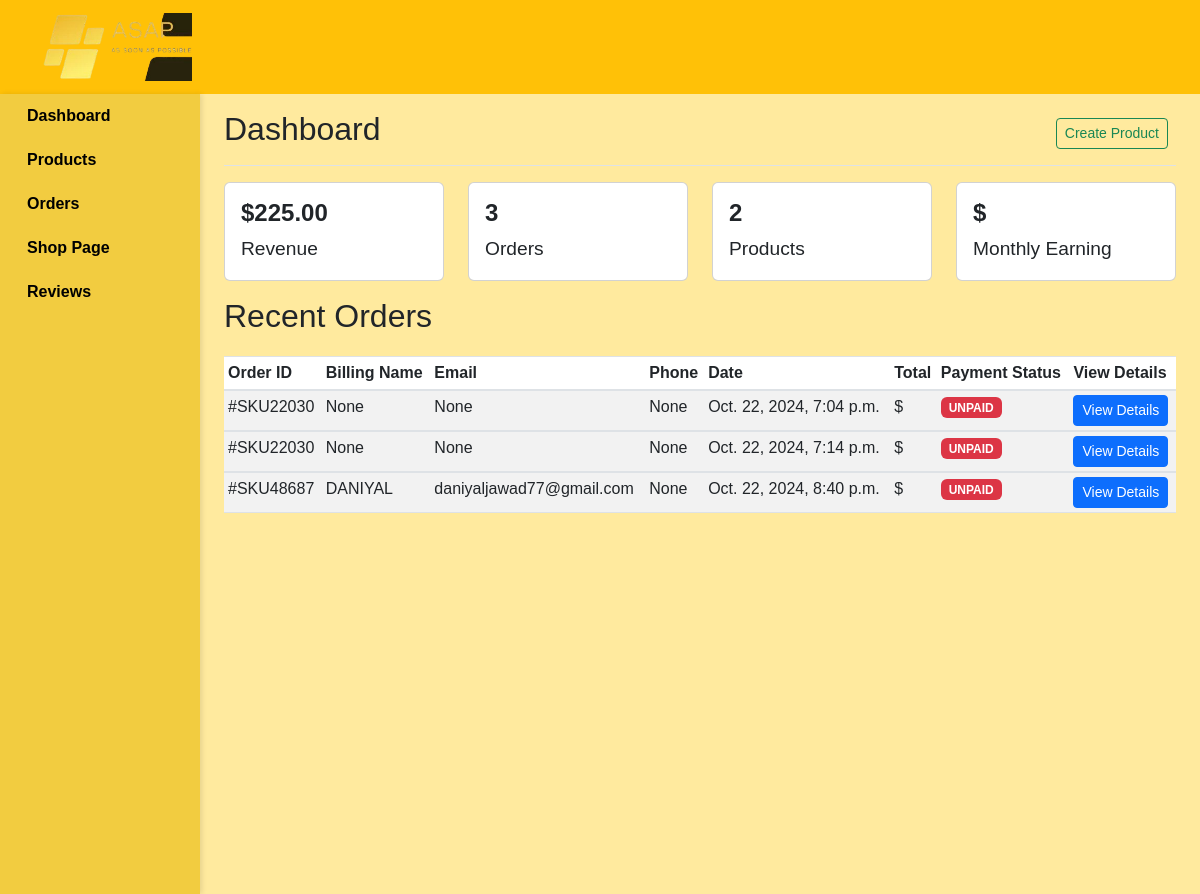
The page /useradmin/dashboard/ on the database its author committed.
### core/models.py (models this page shows)
class CartOrder(models.Model):
    user = models.ForeignKey(User, on_delete=models.CASCADE)
    full_name = models.CharField(max_length=100, null=True)
    email = models.CharField(max_length=100, null=True)
    phone = models.CharField(max_length=100, null=True)
    address = models.CharField(max_length=100, null=True)
    city = models.CharField(max_length=100, null=True)
    state = models.CharField(max_length=100, null=True)
    country = models.CharField(max_length=100, null=True)
    price = models.DecimalField(max_digits=12, decimal_places=2, default="1.99")
    paid_status = models.BooleanField(default=False)
    order_date = models.DateTimeField(auto_now_add = True)
    product_status = models.CharField(choices=STATUS_CHOICE, max_length=30, default="processing", null=True, blank=True)
    sku = ShortUUIDField(null=True, blank=True, length = 5, prefix="SKU", max_length=20, alphabet="1234567890")
    oid = ShortUUIDField(null=True, blank=True, length = 5, max_length=20, alphabet="1234567890")
    class Meta:
        verbose_name_plural = "Cart Order"

### useradmin/views.py (the view)
# urls.py: path("dashboard/", views.dashboard, name="dashboard"),
def dashboard(request):
    revenue = CartOrder.objects.aggregate(price=Sum("price"))
    total_orders_count = CartOrder.objects.all()
    all_products = Product.objects.all()
    all_categories = Category.objects.all()
    new_customers = User.objects.all().order_by("-id")
    latest_orders = CartOrder.objects.all()
    this_month = datetime.datetime.now().month
    monthly_revenue = CartOrder.objects.filter(order_date__month=this_month).aggregate(price=Sum("price"))
    context = {
        "revenue": revenue,
        "total_orders_count": total_orders_count,
        "all_products": all_products,
        "all_categories": all_categories,
        "new_customers": new_customers,
        "latest_orders": latest_orders,
        "monthly_revenue": monthly_revenue,
    }
    return render(request, "useradmin/dashboard.html", context)

### templates/useradmin/dashboard.html (shortened to what this page needs)
{% load static %}
<!DOCTYPE html>
<html lang="en">
<head>
    <link href="https://cdn.jsdelivr.net/npm/bootstrap@5.3.0-alpha1/dist/css/bootstrap.min.css" rel="stylesheet">
    <link rel="stylesheet" href="{% static 'assets/css/dashboard.css' %}">
    <link href="https://stackpath.bootstrapcdn.com/bootstrap/4.5.2/css/bootstrap.min.css" rel="stylesheet">
    <link rel="stylesheet" href="https://cdnjs.cloudflare.com/ajax/libs/font-awesome/5.15.3/css/all.min.css">
    <link href="https://cdn.jsdelivr.net/npm/bootstrap@5.3.0-alpha1/dist/css/bootstrap.min.css" rel="stylesheet">
    <link rel="stylesheet" href="{%  static 'assets/css/product-details.css'  %}">
    <link rel="stylesheet" href="https://cdnjs.cloudflare.com/ajax/libs/font-awesome/6.0.0-beta3/css/all.min.css">
    <link rel="stylesheet" href="{% static 'assets/css/main.css' %}" />
</head>
<body>
  <nav class="navbar navbar-expand-lg navbar-dark" style="background-color: #ffc107!important;">
    <div class="container">
      <a class="navbar-brand" href="#"><img src="{% static 'assets/images/logo.png' %}" alt="Logo"
          style="width: 150px;"></a>
      </div>
  </nav>
    <div class="container-fluid">
        <div class="row">
<nav class="col-md-2 d-none d-md-block sidebar" style="background-color: #f2cc40;">
    <div class="position-sticky">
        <ul class="nav flex-column">
            <li class="nav-item">
                <a class="nav-link active" href="{% url 'useradmin:dashboard' %}" style="font-weight: bold; color: black; padding: 10px 15px;">
                    Dashboard
                </a>
            </li>
            <li class="nav-item">
                <a class="nav-link" href="{% url 'useradmin:products' %}" style="font-weight: bold; color: black; padding: 10px 15px;">
                    Products
                </a>
            </li>
            <li class="nav-item">
                <a class="nav-link" href="{% url 'useradmin:orders' %}" style="font-weight: bold; color: black; padding: 10px 15px;">
                    Orders
                </a>
            </li>
            <li class="nav-item">
                <a class="nav-link" href="#" style="font-weight: bold; color: black; padding: 10px 15px;">
                    Shop Page
                </a>
            </li>
            <li class="nav-item">
                <a class="nav-link" href="#" style="font-weight: bold; color: black; padding: 10px 15px;">
                    Reviews
                </a>
            </li>
        </ul>
    </div>
</nav>
            <main class="col-md-9 ms-sm-auto col-lg-10 px-md-4">
                <div class="d-flex justify-content-between flex-wrap flex-md-nowrap align-items-center pt-3 pb-2 mb-3 border-bottom">
                    <h1 class="h2">Dashboard</h1>
                    <div class="btn-toolbar mb-2 mb-md-0">
                        <div class="btn-group me-2">
                            <a href="{% url 'useradmin:add_products' %}" class="btn btn-sm btn-outline-success">Create Product</a>
                        </div>
                    </div>
                </div>
                <div class="row">
                    <div class="col-lg-3 col-md-6 mb-3">
                        <div class="card">
                            <div class="card-body">
                                <h5 class="card-title">${{revenue.price|floatformat:2}}</h5>
                                <p class="card-text">Revenue</p>
                            </div>
                        </div>
                    </div>
                    <div class="col-lg-3 col-md-6 mb-3">
                        <div class="card">
                            <div class="card-body">
                                <h5 class="card-title">{{total_orders_count.count}}</h5>
                                <p class="card-text">Orders</p>
                            </div>
                        </div>
                    </div>
                    <div class="col-lg-3 col-md-6 mb-3">
                        <div class="card">
                            <div class="card-body">
                                <h5 class="card-title">{{all_products.count}}</h5>
                                <p class="card-text">Products</p>
                            </div>
                        </div>
                    </div>
                    <div class="col-lg-3 col-md-6 mb-3">
                        <div class="card">
                            <div class="card-body">
                                <h5 class="card-title">${{monthly_revenue.price|floatformat:2}}</h5>
                                <p class="card-text">Monthly Earning</p>
                            </div>
                        </div>
                    </div>
                </div>
                <h2>Recent Orders</h2>
                <div class="table-responsive">
                    <table class="table table-striped table-sm">
                        <thead>
                            <tr>
                                <th scope="col">Order ID</th>
                                <th scope="col">Billing Name</th>
                                <th scope="col">Email</th>
                                <th scope="col">Phone</th>
                                <th scope="col">Date</th>
                                <th scope="col">Total</th>
                                <th scope="col">Payment Status</th>
                                <th scope="col">View Details</th>
                            </tr>
                        </thead>
                        {% for l in latest_orders %}
                        <tbody>
                            <tr>
                                <td>#{{ l.sku }}</td>
                                <td>{{l.full_name}}</td>
                                <td>{{l.email}}</td>
                                <td>{{l.phone}}</td>
                                <td>{{ l.order_date }}</td>
                                <td>${{order.price}}</td>
                                {% if l.paid_status == True %}
                                <td><span class="badge bg-success">PAID</span></td>
                                {% else %}
                                <td><span class="badge bg-danger">UNPAID</span></td>
                                {% endif %}
                                <td><button class="btn btn-sm btn-primary">View Details</button></td>
                            </tr>
                        </tbody>
                        {% endfor %}
                    </table>
                </div>
            </main>
        </div>
    </div>
</body>
</html>

### static/assets/css/dashboard.css (style rules this page uses)
.sidebar { height: 100vh; box-shadow: 2px 0 5px rgba(0, 0, 0, 0.1); }
.nav-link { font-size: 1.1rem; }
.nav-link.active { color: #0d6efd; }
.card-title { font-size: 1.5rem; font-weight: bold; }
.card-text { font-size: 1.2rem; }
.table-responsive { margin-top: 20px; }

### static/assets/css/main.css (style rules this page uses)
body { font-family: Arial, sans-serif; background-color: #FFEA9E; }

### rows shown on the page
CartOrder: sku "SKU22030", full_name "None", email "None", phone "None", order_date "Oct. 22, 2024, 7:04 p.m.", paid_status "UNPAID"
CartOrder: sku "SKU22030", full_name "None", email "None", phone "None", order_date "Oct. 22, 2024, 7:14 p.m.", paid_status "UNPAID"
CartOrder: sku "SKU48687", full_name "DANIYAL", email "daniyaljawad77@gmail.com", phone "None", order_date "Oct. 22, 2024, 8:40 p.m.", paid_status "UNPAID"

### other values the page prints
{{ revenue.price|floatformat:2 }} "225.00"
{{ total_orders_count.count }} "3"
{{ all_products.count }} "2"
